Frame 1 (no input): blank canvas, image omitted
Frame 60 (the mouse pressed at the canvas centre just before this capture): blank canvas, image omitted
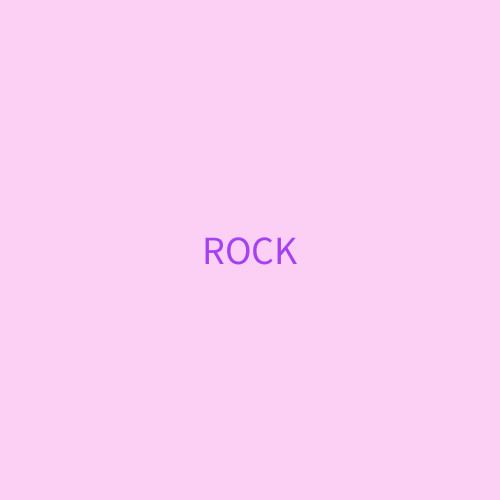
Frame 120 (the mouse held since frame 60 and released just before this capture)

The Processing sketch whose frames 1 and 60 were blank and that drew this single picture after the mouse press (run headless with seeded random() and noise(); from frame 60 on, the mouse is pressed at the canvas centre):

// Processing sketch: rock_paper_scissors
// ── rock_paper_scissors.pde
/*
Bea Monti
 6/28/22
 Rock, Paper, Scissors
 */
String rps = "";
int r;

void setup() {
  size(500, 500);
  textAlign(CENTER, CENTER);
  textSize(40);
}
void draw() {
  background(#FCCFF5);
  text(rps, width/2, height/2);

  
}

void mousePressed() {
  fill(random(0, 255),
       random(0, 255),
       random(0, 255));
  r = int(random(0, 3));
  if(r == 0) {
    rps = "ROCK";
  } else if(r == 1) {
    rps = "PAPER";
  } else {
    rps = "SCISSORS";
  }
}
